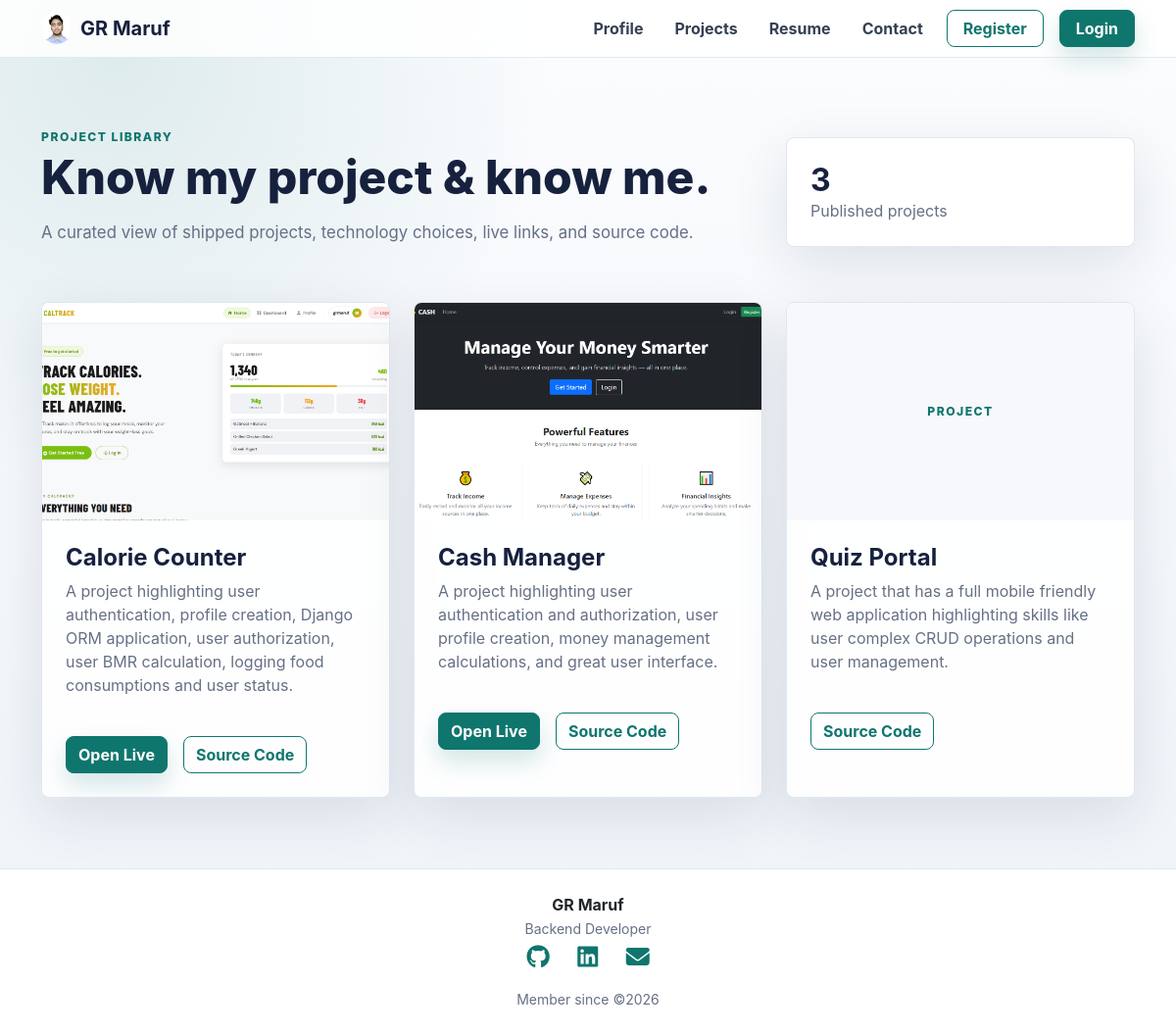
/portfolio/user/projects, run on the app's committed database.
### portfolio/models.py (models this page shows, shortened)
class Profile(models.Model):
    user = models.OneToOneField(User, related_name='profile', on_delete=models.CASCADE, null=True)
    full_name = models.CharField(max_length=120, default='')
    display_name = models.CharField(max_length=80, blank=True)
    title = models.CharField(max_length=120, blank=True)  # e.g. "Backend Developer"
    bio = models.TextField(blank=True)
    email = models.EmailField(blank=True)
    phone = models.CharField(max_length=20, blank=True)
    location = models.CharField(max_length=120, blank=True)
    profile_image = models.ImageField(upload_to="profile_images/", blank=True, null=True)
    github = models.URLField(blank=True)
    linkedin = models.URLField(blank=True)
    website = models.URLField(blank=True)
    created_at = models.DateTimeField(auto_now_add=True)

class Project(models.Model):
    profile = models.ForeignKey(Profile, on_delete=models.CASCADE, related_name="projects")
    title = models.CharField(max_length=150)
    description = models.TextField()
    tags = models.ManyToManyField(Tag, blank=True)
    github_link = models.URLField(blank=True)
    live_link = models.URLField(blank=True)
    image = models.ImageField(upload_to="projects/", blank=True, null=True)
    start_date = models.DateField(blank=True, null=True)
    end_date = models.DateField(blank=True, null=True)

### portfolio/views.py (the view)
# urls.py: path('<str:username>/projects', projects, name='projects'),
def projects(request, username=None):
    profile = get_user_profile(username)
    context = {
        "profile": profile,
        "projects": profile.projects.all() if profile else Project.objects.none(),
    }
    return render(request, 'projects.html', context)

### portfolio/utils.py (called while the page is built)
def get_user_profile(username):
    if username:
        return Profile.objects.filter(user__username=username).first()

### portfolio/templates/projects.html (shortened to what this page needs)
{% extends 'master/base.html' %}
{% block content %}
  <section class="projects-hero">
    <div class="container">
      <div class="row align-items-end g-4">
        <div class="col-lg-8 reveal">
          <div class="eyebrow mb-2">Project library</div>
          <h1 class="section-title mb-3">Know my project & know me.</h1>
          <p class="section-copy mb-0">A curated view of shipped projects, technology choices, live links, and source code.</p>
        </div>
        <div class="col-lg-4 reveal reveal-delay-1">
          <div class="surface p-4">
            <div class="h2 fw-bold mb-0">{{ projects.count }}</div>
            <div class="muted">Published projects</div>
          </div>
        </div>
      </div>
    </div>
  </section>
  <section class="section-pad pt-4">
    <div class="container">
      <div class="row g-4">
        {% for project in projects %}
          <div class="col-md-6 col-xl-4">
            <article class="surface lift h-100 overflow-hidden reveal">
              {% if project.image %}
                <img src="{{ project.image.url }}" class="project-shot" alt="{{ project.title }}" />
              {% else %}
                <div class="project-shot d-flex align-items-center justify-content-center">
                  <span class="eyebrow">Project</span>
                </div>
              {% endif %}
              <div class="p-4">
                <h2 class="h4 fw-bold mb-2">{{ project.title }}</h2>
                <p class="muted">{{ project.description }}</p>
                <div class="d-flex flex-wrap gap-3">
                  {% if project.live_link %}
                    <a href="{{ project.live_link }}" target="_blank" rel="noreferrer" class="btn btn-brand">Open Live</a>
                  {% endif %}
                  {% if project.github_link %}
                    <a href="{{ project.github_link }}" target="_blank" rel="noreferrer" class="btn btn-outline-brand">Source Code</a>
                  {% endif %}
                </div>
              </div>
            </article>
          </div>
        {% endfor %}
      </div>
    </div>
  </section>
{% endblock %}

### portfolio/templates/master/nav.html (shortened to what this page needs)
<nav class="navbar navbar-expand-lg navbar-light sticky-top">
  <div class="container">
    <a class="navbar-brand fw-bold d-flex align-items-center" href="{% url 'profile' profile.user.username|default:'demo' %}">
      {% if profile.profile_image %}
        <img src="{{ profile.profile_image.url }}" class="rounded-circle me-2" width="32" height="32" alt="{{ profile.full_name }}" />
      {% else %}
        <img src="/media/app/logo.webp" alt="Logo" width="34" height="34" class="me-2 rounded" />
      {% endif %}
      <span>{{ profile.display_name|default:'Portfolio' }}</span>
    </a>
    <div class="collapse navbar-collapse justify-content-end d-none d-lg-flex">
      <ul class="navbar-nav align-items-center gap-3">
        <li class="nav-item">
          <a class="nav-link" href="{% url 'profile' profile.user.username|default:'demo' %}">Profile</a>
        </li>
        <li class="nav-item">
          <a class="nav-link" href="{% url 'projects' profile.user.username|default:'demo' %}">Projects</a>
        </li>
        <li class="nav-item">
          <a class="nav-link" href="{% url 'resume' profile.user.username|default:'demo' %}">Resume</a>
        </li>
        <li class="nav-item">
          <a class="nav-link" href="{% url 'contact' profile.user.username|default:'demo' %}">Contact</a>
        </li>
        {% if profile.user == request.user %}
          <li class="nav-item">
            <a class="nav-link" href="{% url 'dashboard' %}">Dashboard</a>
          </li>
          <li class="nav-item">
            <a class="nav-link" href="{% url 'logout' %}">Logout</a>
          </li>
        {% elif request.user.is_authenticated %}
        <li class="nav-item">
          <a class="btn btn-brand px-3" href="{% url 'profile' %}">Show Own Profile</a>
        </li>
        {% else %}
          <li class="nav-item">
            <a class="btn btn-outline-brand px-3" href="{% url 'register' %}">Register</a>
          </li>
          <li class="nav-item">
            <a class="btn btn-brand px-3" href="{% url 'login' %}">Login</a>
          </li>
        {% endif %}
      </ul>
    </div>
  </div>
</nav>

### portfolio/templates/master/footer.html (shortened to what this page needs)
<footer class="footer py-4 bg-white">
  <div class="container">
    <div>
      <div class="fw-bold text-dark">{{ profile.display_name|default:'Portfolio' }}</div>
      <small>{{ profile.title }}</small>
    </div>
    <div class="social-links">
      {% if profile.github %}
        <a href="{{ profile.github }}" target="_blank"><i class="fab fa-github"></i></a>
      {% endif %}
      {% if profile.linkedin %}
        <a href="{{ profile.linkedin }}" target="_blank"><i class="fab fa-linkedin"></i></a>
      {% endif %}
      {% if profile.user.email %}
        <a href="{% url 'contact' profile.user.username %}">
            <i class="fas fa-envelope"></i>
        </a>
      {% endif %}
    </div>
    <div>
      <small>Member since ©{{ profile.user.date_joined|date:"Y"}}</small>
    </div>
  </div>
</footer>

### portfolio/templates/master/base.html (style rules this page uses)
:root { --ink: #16213e; --muted: #667085; --paper: #ffffff; --soft: #f6f8fb; --line: #dde5ee; --brand: #0f766e; --brand-dark: #115e59; --accent: #d97706; --shadow: 0 18px 55px rgba(22, 33, 62, 0.11); }
* { box-sizing: border-box; }
html { scroll-behavior: smooth; }
body { background: radial-gradient(circle at 10% 5%, rgba(15, 118, 110, 0.12), transparent 30%), linear-gradient(180deg, #fbfcfe 0%, #eef3f8 100%); color: var(--ink); font-family: Inter, ui-sans-serif, system-ui, -apple-system, BlinkMacSystemFont, 'Segoe UI', sans-serif; min-height: 100vh; }
a { color: var(--brand); }
img { max-width: 100%; }
.navbar { background: rgba(255, 255, 255, 0.86) !important; backdrop-filter: blur(18px); border-bottom: 1px solid rgba(221, 229, 238, 0.8); }
.navbar-brand { color: var(--ink) !important; letter-spacing: 0; }
.nav-link { color: #344054 !important; font-weight: 650; transition: color 0.2s ease, transform 0.2s ease; }
.btn { border-radius: 8px; font-weight: 700; }
.btn-primary, .btn-brand { background: var(--brand); border-color: var(--brand); box-shadow: 0 12px 24px rgba(15, 118, 110, 0.18); color: #fff; }
.btn-outline-primary, .btn-outline-brand { border-color: var(--brand); color: var(--brand); }
.eyebrow { color: var(--brand); font-size: 0.76rem; font-weight: 800; letter-spacing: 0.12em; text-transform: uppercase; }
.section-pad { padding: 72px 0; }
.section-title { font-size: clamp(2rem, 4vw, 3.25rem); font-weight: 850; letter-spacing: 0; line-height: 1.02; }
.section-copy { color: var(--muted); font-size: 1.05rem; line-height: 1.8; }
.surface { background: rgba(255, 255, 255, 0.9); border: 1px solid rgba(221, 229, 238, 0.9); border-radius: 8px; box-shadow: var(--shadow); }
.lift { transition: transform 0.24s ease, box-shadow 0.24s ease, border-color 0.24s ease; }
.muted { color: var(--muted); }
.reveal { animation: riseIn 0.7s ease both; }
.reveal-delay-1 { animation-delay: 0.08s; }
.footer { border-top: 1px solid rgba(221, 229, 238, 0.9); color: var(--muted); text-align: center; }
.social-links { margin-bottom: 12px; }
.social-links a { color: var(--brand); font-size: 24px; margin: 0 12px; transition: 0.3s; text-decoration: none; }

### portfolio/templates/projects.html (style rules this page uses)
.projects-hero { padding: 72px 0 32px; }
.project-shot { aspect-ratio: 16 / 10; background: var(--soft); object-fit: cover; width: 100%; }

### data on the page
Profile: profile_image (picture), display_name "GR Maruf", count "3", title "Backend Developer", user.date_joined "2026"
Project: image (picture), title "Calorie Counter", description "A project highlighting user authentication, profile creation, Django ORM application, user authorization, user BMR calculation, logging food consumptions and user status."
Project: image (picture), title "Cash Manager", description "A project highlighting user authentication and authorization, user profile creation, money management calculations, and great user interface."
Project: image "PROJECT", title "Quiz Portal", description "A project that has a full mobile friendly web application highlighting skills like user complex CRUD operations and user management."
